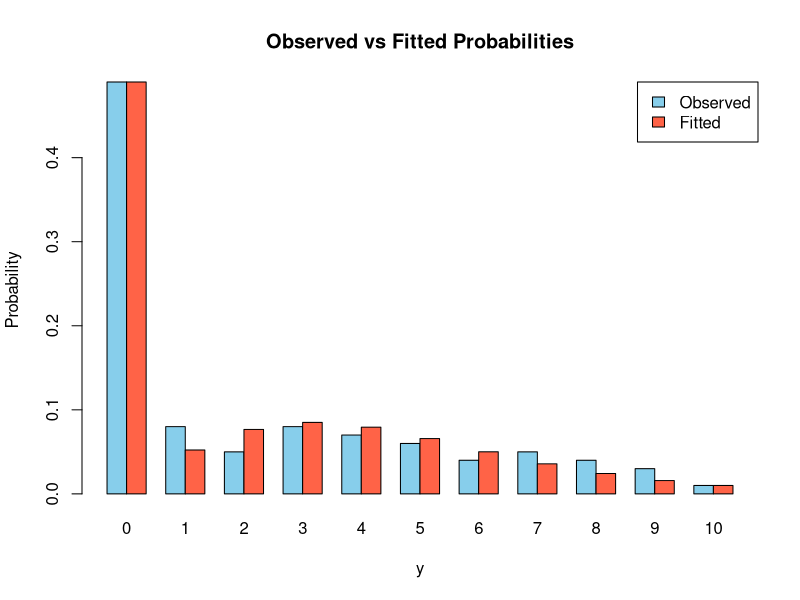

Here is the R script that generated this plot:
y <- 0:10
freq <- c(49, 8, 5, 8, 7, 6, 4, 5, 4, 3, 1)
n <- sum(freq)  
loglik <- function(params) {
  omega <- params[1]
  theta <- params[2]
  phi <- params[3]
  
if (omega <= 0 || omega >= 1 || theta <= 0 || phi <= 0) {
    return(Inf)
  }
  
  log_probs <- numeric(length(y))
  
  for (i in seq_along(y)) {
    yi <- y[i]
    if (yi == 0) {
      prob <- omega + (1 - omega) * exp(-theta / (1 + phi))
    } else {
      prob <- (1 - omega) * theta * (theta + phi * yi)^(yi - 1) / ((1 + phi)^yi * factorial(yi)) * 
        exp(-(theta + phi * yi) / (1 + phi))
    }
    
    if (prob <= 0) {
      return(Inf)
    }
    
    log_probs[i] <- log(prob)
  }
  
  ll <- sum(freq * log_probs)
  
  return(-ll)  
}

init_params <- c(0.5, 1, 0.5)

#Maximize log-likelihood (hessian = TRUE is added)
fit <- optim(
  par = init_params,
  fn = loglik,
  method = "L-BFGS-B",
  lower = c(0.0001, 0.0001, 0.0001),
  upper = c(0.9999, Inf, Inf),
  hessian = TRUE
)

# Step 5: Results
omega_hat <- fit$par[1]
theta_hat <- fit$par[2]
phi_hat <- fit$par[3]

cat("Estimated parameters:\n")
cat("omega =", omega_hat, "\n")
cat("theta =", theta_hat, "\n")
cat("phi =", phi_hat, "\n")
#######################################
# fitted probabilities
fitted_probs <- numeric(length(y))

for (i in seq_along(y)) {
  yi <- y[i]
  if (yi == 0) {
    prob <- omega_hat + (1 - omega_hat) * exp(-theta_hat / (1 + phi_hat))
  } else {
    prob <- (1 - omega_hat) * theta_hat * (theta_hat + phi_hat * yi)^(yi - 1) /
      ((1 + phi_hat)^yi * factorial(yi)) * exp(-(theta_hat + phi_hat * yi) / (1 + phi_hat))
  }
  fitted_probs[i] <- prob
}
# Observed relative frequencies
observed_probs <- freq / sum(freq)
##Plot observed vs fitted
barplot(
  rbind(observed_probs, fitted_probs),
  beside = TRUE,
  names.arg = y,
  col = c("skyblue", "tomato"),
  legend.text = c("Observed", "Fitted"),
  args.legend = list(x = "topright"),
  xlab = "y",
  ylab = "Probability",
  main = "Observed vs Fitted Probabilities"
)
###################################
# Step 8: Standard errors
if (!is.null(fit$hessian)) {
  varcov <- tryCatch(
    solve(fit$hessian),
    error = function(e) {
      message("Warning: Hessian not invertible.")
      return(NULL)
    }
  )
  
  if (!is.null(varcov)) {
    se <- sqrt(diag(varcov))
    cat("\nStandard errors:\n")
    cat("SE(omega) =", se[1], "\n")
    cat("SE(theta) =", se[2], "\n")
    cat("SE(phi) =", se[3], "\n")
  }
}

############################ 
Fisher_Matrix <- matrix(c(
  369.9195, -5.9568, 19.3975,
  -5.9568, 5.86535, 0.0826,
  19.3975, 0.0826, 36.1404
), nrow = 3, ncol = 3, byrow = TRUE)
rownames(Fisher_Matrix) <- c("omega", "theta", "phi")
colnames(Fisher_Matrix) <- c("omega", "theta", "phi")
Fisher_Matrix_inv <- solve(Fisher_Matrix)
print(Fisher_Matrix_inv)
standard_errors <- sqrt(diag(Fisher_Matrix_inv))
print(standard_errors)

